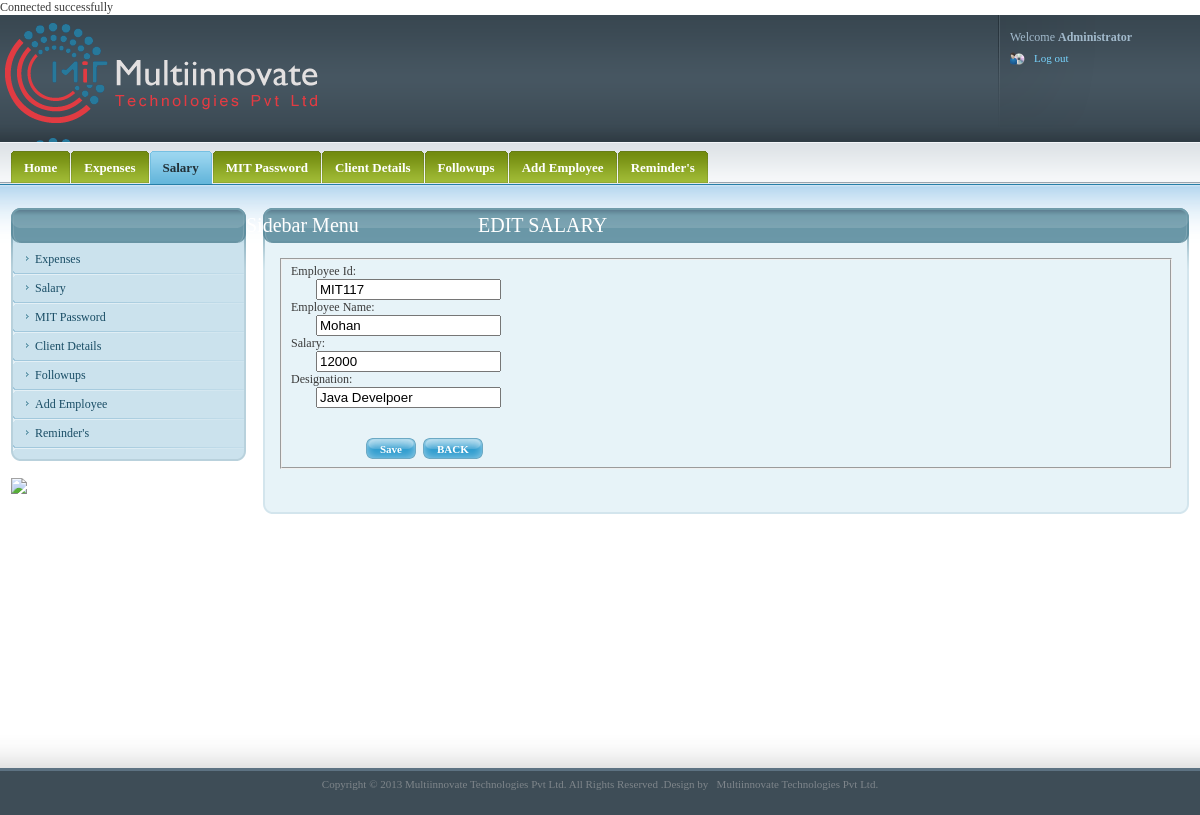
/salaryeditcon.php?id=36, run on the app's committed database.
### tables this page shows
CREATE TABLE IF NOT EXISTS `salary` (
  `id` int(11) NOT NULL AUTO_INCREMENT,
  `emp_id` varchar(500) NOT NULL,
  `emp_name` varchar(500) NOT NULL,
  `salary` int(11) NOT NULL,
  `designation` varchar(500) NOT NULL,
  PRIMARY KEY (`id`)
);

### salaryeditcon.php (the view, shortened to what this page needs)
<!DOCTYPE html PUBLIC "-//W3C//DTD XHTML 1.0 Strict//EN" "http://www.w3.org/TR/xhtml1/DTD/xhtml1-strict.dtd">
<html xmlns="http://www.w3.org/1999/xhtml">
<head>
<link media="screen" rel="stylesheet" type="text/css" href="css/admin.css"  />
 <link rel="stylesheet" href="http://code.jquery.com/ui/1.10.2/themes/smoothness/jquery-ui.css" />
  <link rel="stylesheet" href="/resources/demos/style.css" />
</head>
<?php
if(isset($_REQUEST['id']))
{
$id =$_REQUEST['id'];
$query = "select * from salary where id=$id";
$res = mysql_query($query);
$row = mysql_fetch_array($res);
$emp_id =  $row['emp_id'];
$emp_name = $row['emp_name'];
$salary = $row['salary'];
$designation = $row['designation'];
}
?>
<body>
	<div id="wrapper">
		<div id="head">
			<div id="logo_user_details">
				<h1 id="logo"><a href="#">websitename Administration Panel</a></h1>
				<div id="user_details">
					<ul id="user_details_menu">
						<li>Welcome <strong>Administrator</strong></li>
						<li>
							<ul id="user_access">
							<li class="last"><a href="index.php">Log out</a></li>
							</ul>
						</li>
					</ul>
				</div>
			</div>
			<div id="menus_wrapper">
			  <div id="main_menu">
					<ul>
						<li><a href="index.php"><span><span>Home</span></span></a></li>
                        <li><a href="monthlyview.php"><span><span>Expenses</span></span></a></li>
                          <li><a href="salaryview.php"  class="selected"><span><span>Salary</span></span></a></li>
						<li><a href="passview.php"><span><span>MIT Password</span></span></a></li>
						<li><a href="clientdetails.php"><span><span>Client Details</span></span></a></li>
						<li><a href="followup.php"><span><span>Followups</span></span></a></li>
                        	<li><a href="addemployee.php"><span><span>Add Employee</span></span></a></li>
						<li><a href="reminders.php"><span><span>Reminder's</span></span></a></li>
					</ul>
				</div>
			</div>
		</div>
  <div id="content">
			<div id="page">
				<div class="inner">
					<div class="section">
						<div class="title_wrapper">
							<h2 style="margin-left:200px;">EDIT SALARY</h2>
							<span class="title_wrapper_left"></span>
							<span class="title_wrapper_right"></span>
						</div>
				  <div class="section_content">
							<div class="sct">
								<div class="sct_left">
									<div class="sct_right">
										<div class="sct_left">
											<div class="sct_right">
				<form action="salaryeditcontent.php?id=<?php echo $id ?>" method="post">
													<fieldset>
														<div class="forms">
											<div class="row">
													<label>Employee Id:</label>
													<div class="inputs">
												  <span class="input_wrapper"><input class="text" name="emp_id" type="text" value="<?php echo $emp_id ?>"/></span>
												   </div>
											</div>
											<div class="row">
													<label>Employee Name:</label>
													<div class="inputs">
												  <span class="input_wrapper"><input class="text" name="emp_name" type="text" value="<?php echo $emp_name ?>"/></span>
												   </div>
											</div>
											<div class="row">
													<label>Salary:</label>
													<div class="inputs">
												  <span class="input_wrapper"><input class="text" name="salary" type="text" value="<?php echo $salary ?>"/></span>
												   </div>
											</div>
											<div class="row">
													<label>Designation:</label>
													<div class="inputs">
											  <span class="input_wrapper"><input class="text" name="designation" type="text"  value="<?php echo $designation ?>"/></span>
												   </div>
											</div>
														<div class="row">
															<div class="buttons">
																<ul>
                                                                <br />
                                                                <br />
		<li><span class="button send_form_btn"><span><span>Save</span></span> <input type="submit" name="sub" value="Update Post" /> </span></li>
            <li><span class="button send_form_btn"><span><span><a href="salary.php"><font color="#FFFFFF">BACK</font></a></span></span></span></li>
									</ul>
															</div>
														</div>
														</div>
													</fieldset><br /><br />
									        </form>
											</div>
										</div>
									</div>
								</div>
							</div>
							<span class="scb"><span class="scb_left"></span><span class="scb_right"></span></span>
						</div>
					</div>
				</div>
			</div>
			<div id="sidebar">
				<div class="inner">
					<div class="section">
						<div class="title_wrapper">
							<h2>Sidebar Menu</h2>
							<span class="title_wrapper_left"></span>
							<span class="title_wrapper_right"></span>
						</div>
				  <div class="section_content">
							<div class="sct">
								<div class="sct_left">
									<div class="sct_right">
										<div class="sct_left">
											<div class="sct_right">
												<ul class="sidebar_menu">
                        <li><a href="monthlyview.php"><span><span> Expenses</span></span></a></li>
                          <li><a href="salaryview.php"><span><span>Salary</span></span></a></li>
						<li><a href="passview.php" class="selected"><span><span>MIT Password</span></span></a></li>
						<li><a href="clientdetails.php"><span><span>Client Details</span></span></a></li>
						<li><a href="followup.php"><span><span>Followups</span></span></a></li>
                        	<li><a href="addemployee.php"><span><span>Add Employee</span></span></a></li>
						<li><a href="reminders.php"><span><span>Reminder's</span></span></a></li>
                                                   </ul>
											</div>
										</div>
									</div>
								</div>
							</div>
							<span class="scb"><span class="scb_left"></span><span class="scb_right"></span></span>
						</div>
					</div>
					<div class="section_content">
							<img src="images/chitfundside.jpg"/>
						</div>
				</div>
			</div>
		</div>
	</div>
	<div id="footer">
		<div id="footer_inner">
			<center><p> Copyright &copy; 2013  Multiinnovate Technologies Pvt Ltd. All Rights Reserved .Design by &nbsp; <a href="http://www.multiinnovate.com" title="Multiinnovate Technologies"
target="_blank">Multiinnovate Technologies Pvt Ltd.</a></p></center>
		</div>
	</div>
</body>
</html>

### css/style.css (style rules this page uses)
.input_wrapper { margin-left:25px; }
.title_wrapper h2 { margin-left:220px; }

### css/forms.css (style rules this page uses)
.button { display: block; color: #fff; background:url(layout/submit_middle.gif) repeat-x; font-size: 11px; overflow: hidden; position: relative; top: 0; left: 0; float: left; font-weight: bold; text-decoration: none; }
.button span { background:url(layout/submit_left.gif) no-repeat; display: block; float: left; white-space: nowrap; }
.button span span { background:url(layout/submit_right.gif) no-repeat right 0; display: block; padding: 0 14px; height: 21px; line-height: 22px; }
.forms { float: left; width: 620px; }
.send_form_btn { background-image:url(layout/site/forms/send_form_middle.gif); background-color: #339fd0; }
.send_form_btn span { background-image:url(layout/site/forms/send_form_left.gif); }
.send_form_btn span span { background-image:url(layout/site/forms/send_form_right.gif); }
.buttons { float: left; padding: 0 0 0 75px; }
.buttons ul { margin: 0; padding: 0 30px 0 0; float: left; }
.buttons ul li { float: left; margin: 0; padding: 0 7px 0 0; list-style:none; }

### data on the page
salary: emp_id "MIT117", emp_name "Mohan", salary "12000", designation "Java Develpoer"
